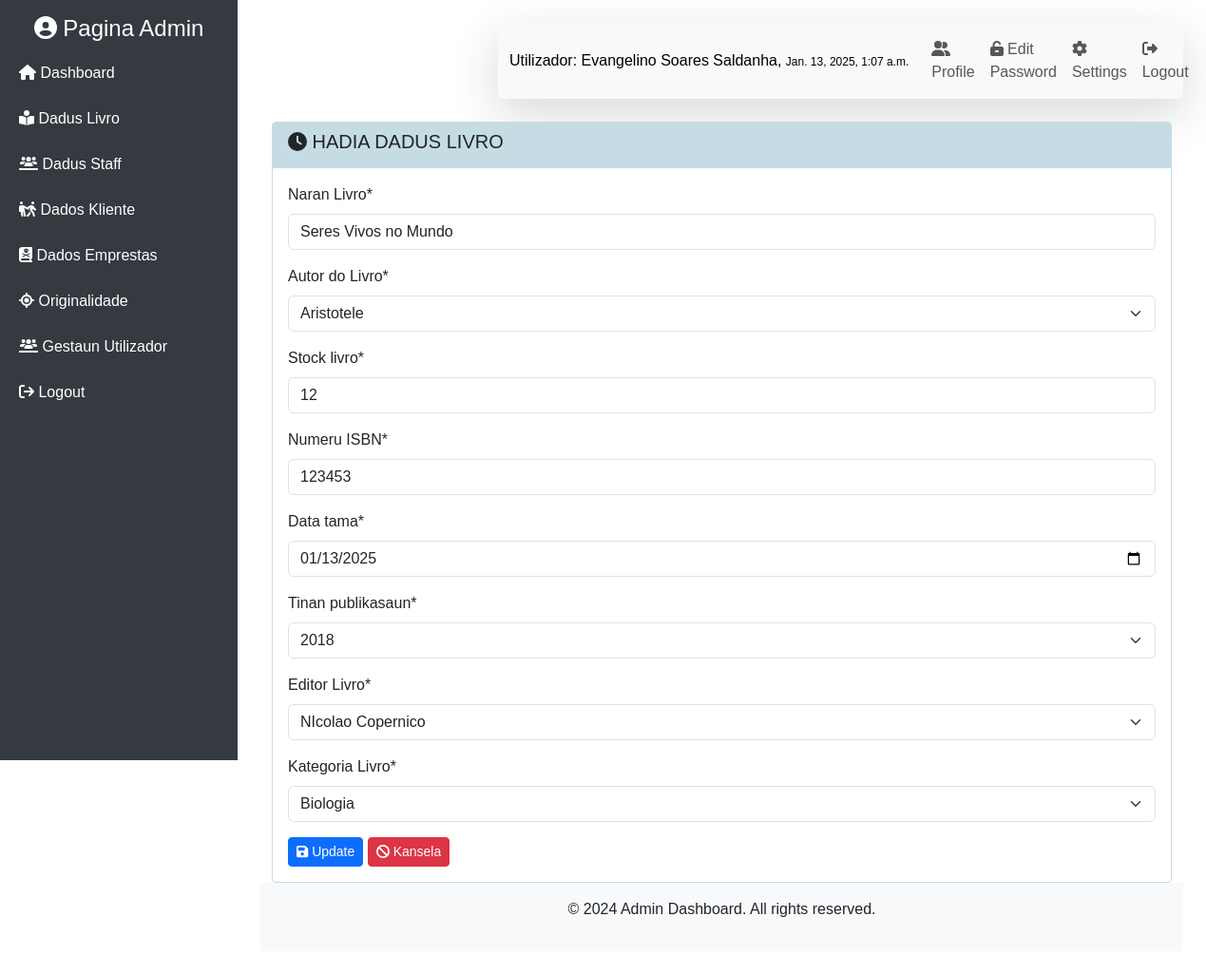
The app's page /home/update_livro/0e2bd8dd036145a692aadeef3f72e37a (signed in) with its own data.
### mainApp/models.py (models this page shows, shortened)
class Staff(models.Model):
    SEXO_CHOICES = [
        ('Mane', 'Mane'),
        ('Feto', 'Feto'),
    ]
    STADU_CIVIL = [
        ('Solteiro', 'Solteiro'),
        ('Kassadu', 'Kassadu'),
        ('Diborsiadu', 'Diborsiadu'),
        ('Barlakeadu', 'Barlakeadu')
    ]
    id_staff = models.UUIDField(primary_key=True, default=uuid.uuid4, editable=False)
    naran_staff = models.CharField(max_length=225, blank=True, null=True)
    sexu = models.CharField(max_length=4, choices=SEXO_CHOICES, blank=True, null=True)
    data_moris = models.DateField(blank=True, null=True)
    id_suku = models.ForeignKey(Suku, related_name='staff', on_delete=models.CASCADE, blank=True, null=True)
    endereso = models.CharField(max_length=225, blank=True, null=True)
    no_tlf = models.CharField(max_length=20, blank=True, null=True)
    estadu_sivil = models.CharField(max_length=15, default='', choices=STADU_CIVIL,blank=True, null=True)
    user = models.OneToOneField(User, on_delete=models.CASCADE, null= True)
    foto = models.ImageField(
        upload_to='foto_staff/',
        validators=[FileExtensionValidator(allowed_extensions=['png', 'jpg', 'jpeg'])],
        null=True,
        blank=True,
        default='default.png'
    )

class Livro(models.Model):
    def year_choices():
        return [(r, r) for r in range(1900, datetime.datetime.now().year + 1)]
    id_livro = models.UUIDField(primary_key=True, default=uuid.uuid4, editable=False)
    naran_livro = models.CharField(max_length=225)
    id_autor = models.ForeignKey(AutorLivro, related_name='autor_livro', on_delete=models.CASCADE)
    stock_livro = models.IntegerField()
    no_isbn = models.CharField(max_length=225)
    data_tama = models.DateField()
    tinan_publikasaun = models.IntegerField(choices=year_choices())
    id_editor = models.ForeignKey(EditorLivro, related_name='editor_livro', on_delete=models.CASCADE)
    id_kategoria = models.ForeignKey(Kategoira, related_name='kategorias_livro', on_delete=models.CASCADE)

class AutorLivro(models.Model):
    SEXO_CHOICES = [
        ('Mane', 'Mane'),
        ('Feto', 'Feto'),
    ]
    id_autor = models.UUIDField(primary_key=True, default=uuid.uuid4, editable=False)
    naran_autor = models.CharField(max_length=225)
    sexu = models.CharField(max_length=5, choices=SEXO_CHOICES)  # increased to 5 to match 'Mane'
    data_moris = models.DateField()
    nasionalidade = models.CharField(max_length=200)
    espesialidade = models.TextField()
    def __str__(self):
        return self.naran_autor

class EditorLivro(models.Model):
    SEXO_CHOICES = [
        ('Mane', 'Mane'),
        ('Feto', 'Feto'),
]
    id_editor = models.UUIDField(primary_key=True, default=uuid.uuid4, editable=False)
    naran_editor = models.CharField(max_length=225)
    sexu = models.CharField(max_length=4, choices=SEXO_CHOICES)
    data_moris = models.DateField()
    nasionalidade = models.CharField(max_length=200)
    espesialidade = models.TextField()
    def __str__(self):
        return self.naran_editor

class Kategoira(models.Model):
    id_kategoria = models.UUIDField(primary_key=True, default=uuid.uuid4, editable=False)
    kategoria = models.CharField(max_length=50)
    def __str__ (self):
        return str(self.kategoria)

### mainApp/views/views_admin.py (the view)
# urls.py: path('update_livro/<str:pk>', views.update_livro, name='update_livro'),
@login_required
def update_livro(request, pk):
    livro = get_object_or_404(Livro, id_livro=pk)
    if request.method == 'POST':
        form = FormLivro(request.POST, instance=livro)
        if form.is_valid():
            id_kategoria = request.POST.get('id_kategoria')
            form.save()
            messages.success(request, "Hadia dados ho sucessu..!")
            return redirect('livro_list', id_kategoria)
    else:
        form = FormLivro(instance=livro)
    context = {
        'title': 'Update dadus Livro',
        'sub_title': 'Hadia dadus Livro',
        'form': form,
    }
    return render(request, 'module/mod_livro/update_livro.html', context)

### mainApp/forms.py
class FormLivro(forms.ModelForm):
    class Meta:
        model = Livro
        fields = '__all__'
        labels = {
            'naran_livro': 'Naran Livro',
            'id_autor': 'Autor do Livro',
            'no_isbn': 'Numeru ISBN',
            'id_editor': 'Editor Livro',
            'id_kategoria': 'Kategoria Livro',
        }
        widgets = {
            'data_tama': forms.DateInput(attrs={'type': 'date'}),
            'naran_livro': forms.TextInput(attrs={'placeholder': 'Prense...'}),
            'no_isbn': forms.TextInput(attrs={'placeholder': 'Prense...', 'type':'number'}),
            'stock_livro': forms.TextInput(attrs={'placeholder': 'Prense...', 'type':'number'}),
        }
    def __init__(self, *args, **kwargs):
        super().__init__(*args, **kwargs)
        self.helper = FormHelper()
        self.helper.form_method = 'post'
        self.helper.form_class = 'form-horizontal'

### mainApp/templates/module/mod_livro/update_livro.html (shortened to what this page needs)
{% extends 'base.html' %}
{% load crispy_forms_tags %}
{% block content %}
<div class="row mt-4">
    <div class="col-md-12">
        <div class="card rounded-1" id="card">
            <div class="card-header rounded-0" id="card-header">
                <div class="cart-title">
                    <h5 class="card-title"><i class="fa fa-clock"></i> {{sub_title}}</h5>
                </div>
            </div>
            <div class="card-body">
              <form action="" method="POST">
                {{ form|crispy }}
                <button type="submin" class="btn btn-sm btn-primary"><i class="fa fa-save"></i> Update</button>
                <button type="reset" class="btn btn-sm btn-danger" onclick="self.history.back()"><i class="fa fa-cancel"></i> Kansela</button>
              </form>
            </div>
        </div>
    </div>
</div>
{% endblock %}

### templates/navbar.html (shortened to what this page needs)
<nav class="navbar navbar-expand-lg navbar-light bg-light shadow-lg rounded-2">
    <div class="container-fluid rounded-1">
        <a class="navbar-brand fs-6" href="#">Utilizador: {{request.user.staff.naran_staff}}, <span
                style="font-size: 12px;">{{user.last_login}}</span></a>
        <div class="collapse navbar-collapse" id="navbarSupportedContent">
            <ul class="navbar-nav ms-auto mb-2 mb-lg-0">
                <li class="nav-item">
                    <a class="nav-link" href="{% url 'detallu_staff' request.user.staff.id_staff %}"><i
                            class="fa fa-user-friends"></i> Profile</a>
                </li>
                <li class="nav-item">
                    <a class="nav-link" href="{% url 'change-password' %}"><i class="fa fa-unlock-keyhole"></i> Edit
                        Password</a>
                </li>
                <li class="nav-item">
                    <a class="nav-link" href="{% url 'update_staff' request.user.staff.id_staff %}"><i
                            class="fa fa-gear"></i> Settings</a>
                </li>
                <li class="nav-item">
                    <a class="nav-link" href="{% url 'logout' %}"><i class="fa fa-sign-out-alt "></i> Logout</a>
                </li>
            </ul>
        </div>
    </div>
</nav>

### static/css/style.css (style rules this page uses)
body { font-family: 'Arial', sans-serif; overflow-x: hidden; }
.navbar { margin-left: 250px; transition: margin-left 0.3s ease; }
#card-header { background-color: #c5dce4; border: none; }
#card { border-color: rgb(197, 220, 228); }
.card-title { text-transform: uppercase; }

### records on screen
Livro: naran_livro "Seres Vivos no Mundo", stock_livro "12", no_isbn "123453", data_tama "01/13/2025", tinan_publikasaun "2018"
AutorLivro: id_autor "Aristotele"
EditorLivro: id_editor "NIcolao Copernico"
Kategoira: id_kategoria "Biologia"

### other values on screen
{{ request.user.staff.naran_staff }} "Evangelino Soares Saldanha"
{{ user.last_login }} "Jan. 13, 2025, 1:07 a.m."
{{ sub_title }} "HADIA DADUS LIVRO"
